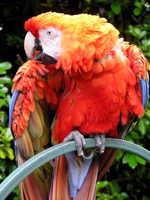
#> input picture IVP-Lab/ASS1/input_imgs/parrot.jpg, 150 x 200 px
$ python main.py
#> lines starting #> are read from the running program, lines starting #| are printed output that depends on the picture; after the words box and inside, x2 and y2 are one past the last pixel; in counts of white or black regions, pixels touching at a corner belong together
import cv2 as cv
import numpy as np

# Read the original image
img = cv.imread('input_imgs/parrot.jpg')
#> img is the input picture: shape (200, 150, 3); mean B, G, R 57.1, 79.2, 131.2

# Convert the image to grayscale
grayScale_img = cv.cvtColor(img, cv.COLOR_RGB2GRAY)
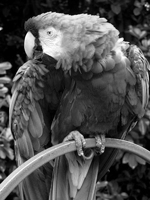
#> grayScale_img: shape (200, 150); min 0, max 255, mean 78.5

# Display the original and grayscale images
cv.imshow("Original Parrot", img)
cv.imshow("Grayscale Parrot", grayScale_img)

# Wait for a key event and then close the windows
cv.waitKey(0)
cv.destroyAllWindows()

# Create a negative image by subtracting pixel values from 255
neg_img = 255 - img
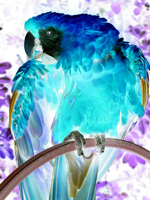
#> neg_img: shape (200, 150, 3); mean B, G, R 197.9, 175.8, 123.8

# Display the original and negative images
cv.imshow("Original Parrot", img)
cv.imshow("Negative Parrot", neg_img)

# Wait for a key event and then close the windows
cv.waitKey(0)
cv.destroyAllWindows()

# Apply thresholding to the grayscale image
thresholdVal = 127
ret, threshold_img = cv.threshold(grayScale_img, thresholdVal, 255, cv.THRESH_BINARY)
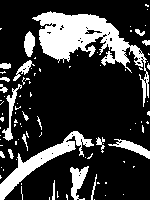
#> threshold_img: shape (200, 150); 22.4% white; 93 white regions (73 under 20 px), largest, box (x1, y1, x2, y2) and area: (32, 11, 149, 107) 3378, (0, 131, 94, 200) 1335, (70, 166, 89, 200) 335
#> ret = 127
ret, threshold_img_inv = cv.threshold(grayScale_img, thresholdVal, 255, cv.THRESH_BINARY_INV)

# Display the grayscale, threshold, and inverted threshold images
cv.imshow("Grayscale Parrot", grayScale_img)
cv.imshow("Threshold Parrot", threshold_img)
cv.imshow("Threshold-inverse Parrot", threshold_img_inv)

# Wait for a key event and then close the windows
cv.waitKey(0)
cv.destroyAllWindows()

# Adjust the brightness and darkness of the grayscale image
brightness_change = 50
bright_img = np.clip(grayScale_img + brightness_change, 0, 255)
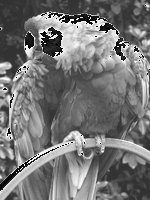
#> bright_img: shape (200, 150); min 0, max 255, mean 116.6
dark_img = np.clip(grayScale_img - brightness_change, 0, 255)
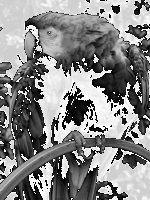
#> dark_img: shape (200, 150); min 0, max 255, mean 135.1

# Display the grayscale, brightened, and darkened images
cv.imshow("Grayscale Parrot", grayScale_img)
cv.imshow("Brightened Parrot", bright_img.astype(np.uint8))
cv.imshow("Darkened Parrot", dark_img.astype(np.uint8))

# Wait for a key event and then close the windows
cv.waitKey(0)
cv.destroyAllWindows()

# Bit-plane manipulation
h, w = grayScale_img.shape
#> h = 200; w = 150
bit_planes = np.zeros((8, h, w), dtype=np.uint8)

for bit_pos in range(8):
    bit_planes[bit_pos] = (grayScale_img >> bit_pos) & 1
    bit_planes[bit_pos] *= 255
    cv.imshow(f'Bit Plane {bit_pos}', bit_planes[bit_pos])
    cv.imwrite(f'output_imgs/bit_plane_{bit_pos}.jpg', bit_planes[bit_pos])
#> this loop made 8 passes
#> pass 1, `cv.imshow(f'Bit Plane {bit_pos}', bit_planes[bit_pos])`:
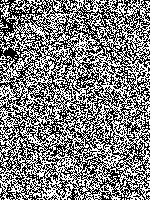
#> window 'Bit Plane 0': shape (200, 150); 49.9% white in thin lines or dots
#> pass 2, `cv.imshow(f'Bit Plane {bit_pos}', bit_planes[bit_pos])`:
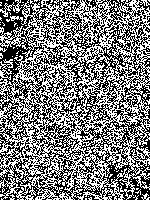
#> window 'Bit Plane 1': shape (200, 150); 49.1% white in thin lines or dots

# Wait for a key event and then close the windows
cv.waitKey(0)
cv.destroyAllWindows()

# Save the grayscale and processed images to the output_imgs folder
cv.imwrite('output_imgs/gray_parrot.jpg', grayScale_img)
cv.imwrite('output_imgs/negative_parrot.jpg', neg_img)
cv.imwrite('output_imgs/threshold_parrot.jpg', threshold_img)
cv.imwrite('output_imgs/threshold-inv_parrot.jpg', threshold_img_inv)
cv.imwrite('output_imgs/bright_parrot.jpg', bright_img.astype(np.uint8))
cv.imwrite('output_imgs/dark_parrot.jpg', dark_img.astype(np.uint8))
